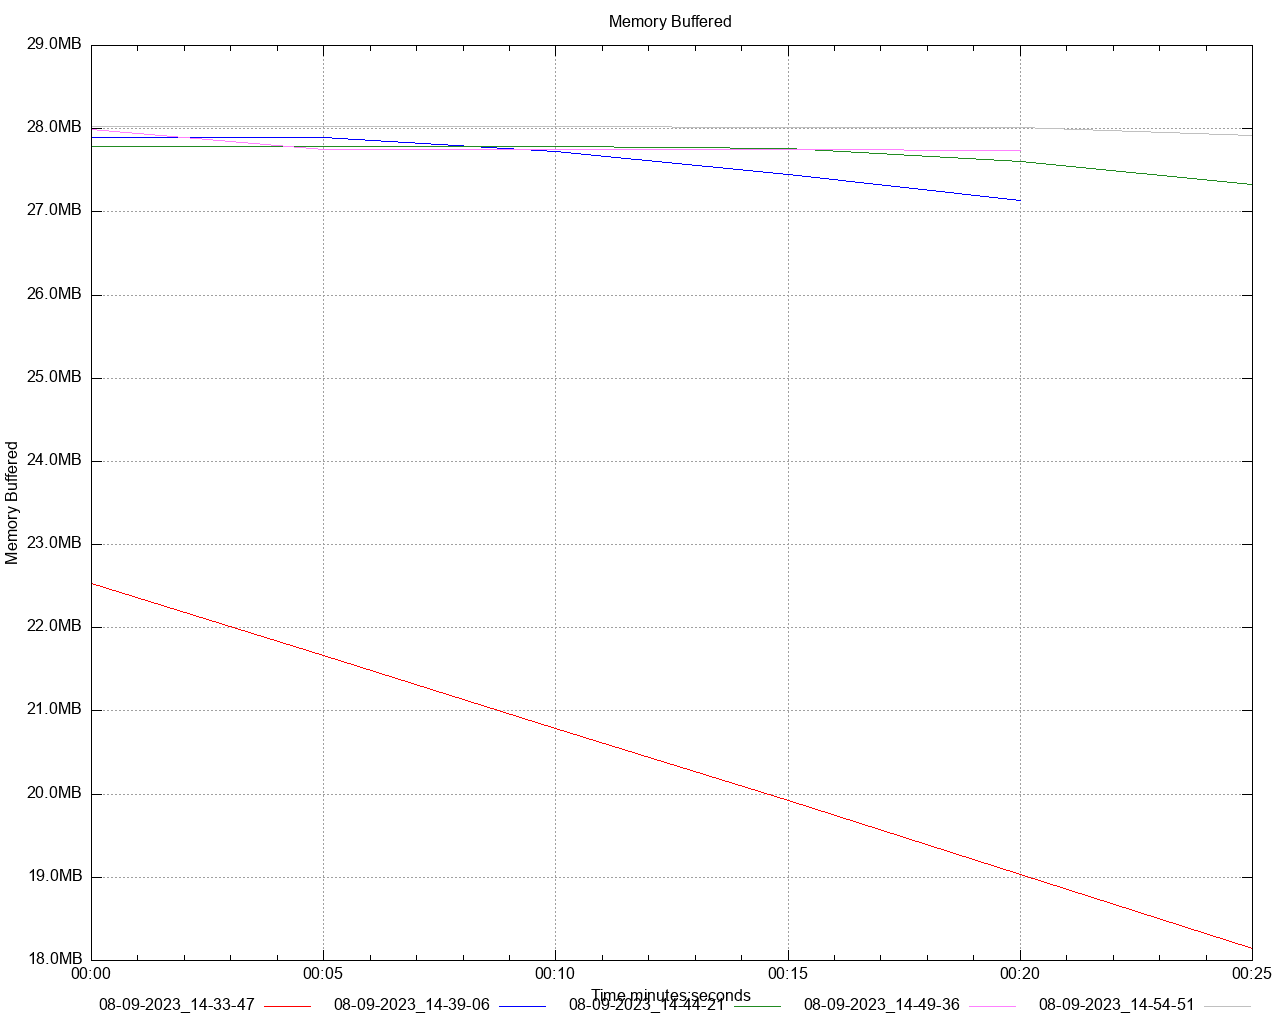

Write the gnuplot code that produced this figure.
set title 'Memory Buffered' noenhanced
set style data lines
set datafile separator ","
set terminal png size 1280,1024
set grid
set key below
set xdata time
set timefmt "%s"
offset = 0
t0(x)=(offset=($0==0) ? x : offset, x - offset)
set xlabel 'Time minutes:seconds'
set ylabel 'Memory Buffered'
set format y '%.1s%cB'
set output '/Users/gbarnett/git/hazelcast-simulator/atomiclong-3node-member/atomicreference/dstat/memory_buffered_A4.png'
plot \
   '/Users/gbarnett/git/hazelcast-simulator/atomiclong-3node-member/atomicreference/data/memory_buffered_A4_1.data' using (t0(timecolumn(1))):2 title "08-09-2023_14-33-47" noenhanced lt rgb "red", \
   '/Users/gbarnett/git/hazelcast-simulator/atomiclong-3node-member/atomicreference/data/memory_buffered_A4_2.data' using (t0(timecolumn(1))):2 title "08-09-2023_14-39-06" noenhanced lt rgb "blue", \
   '/Users/gbarnett/git/hazelcast-simulator/atomiclong-3node-member/atomicreference/data/memory_buffered_A4_3.data' using (t0(timecolumn(1))):2 title "08-09-2023_14-44-21" noenhanced lt rgb "forest-green", \
   '/Users/gbarnett/git/hazelcast-simulator/atomiclong-3node-member/atomicreference/data/memory_buffered_A4_4.data' using (t0(timecolumn(1))):2 title "08-09-2023_14-49-36" noenhanced lt rgb "orchid", \
   '/Users/gbarnett/git/hazelcast-simulator/atomiclong-3node-member/atomicreference/data/memory_buffered_A4_5.data' using (t0(timecolumn(1))):2 title "08-09-2023_14-54-51" noenhanced lt rgb "grey", \
